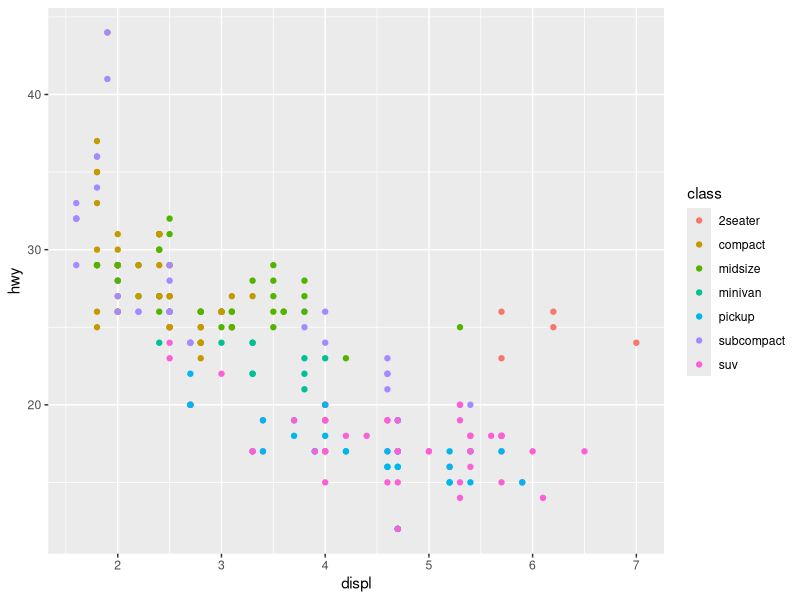
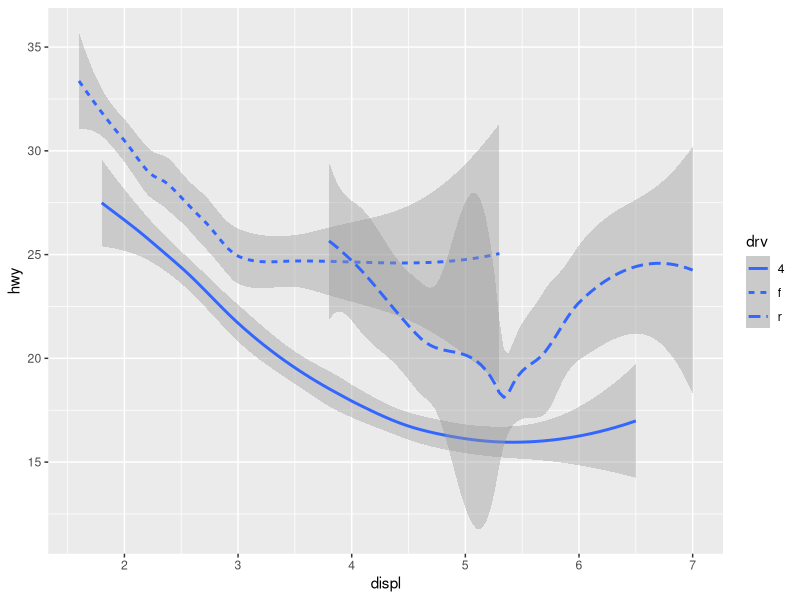
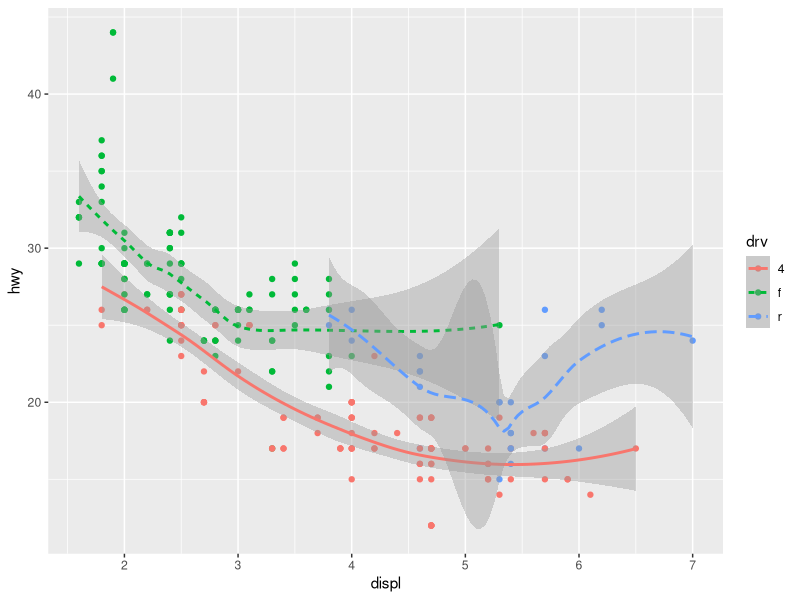
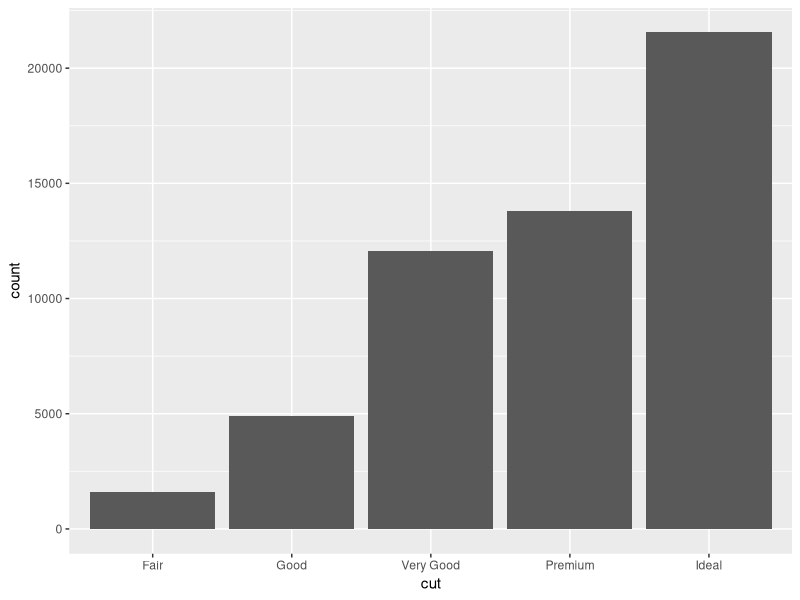
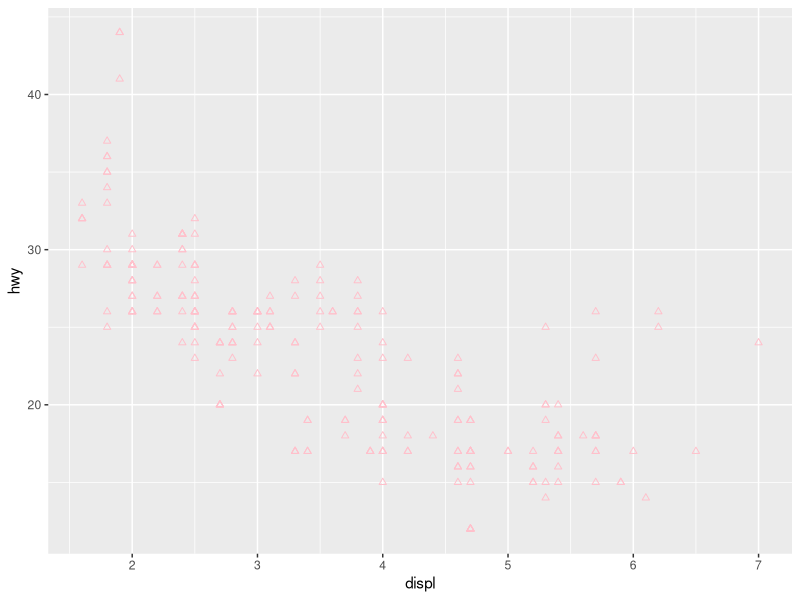
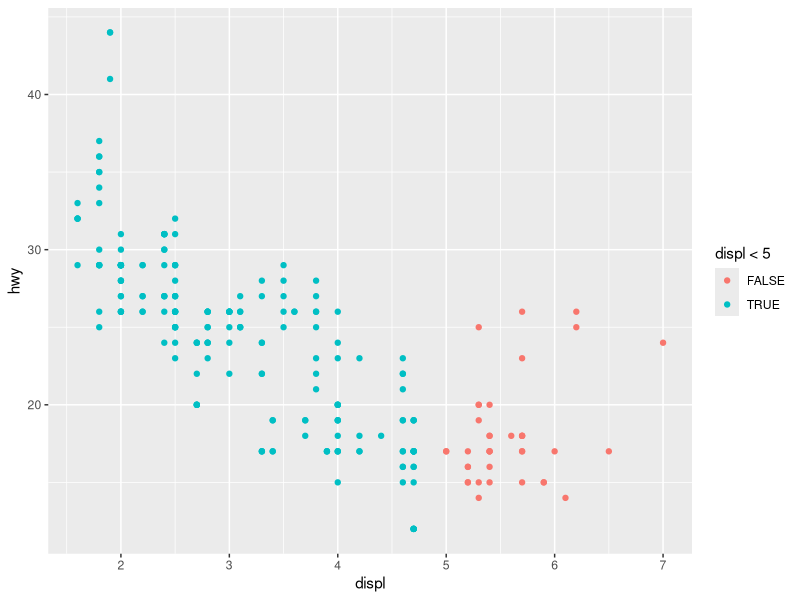
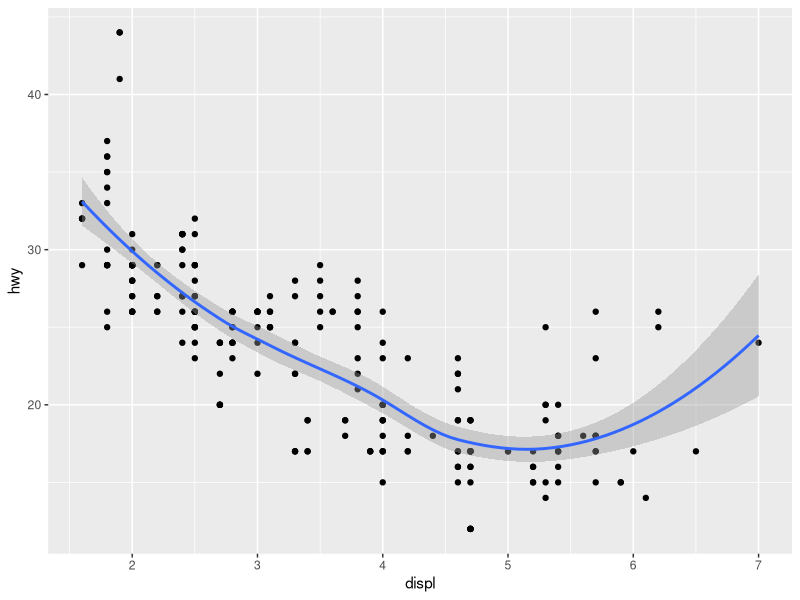
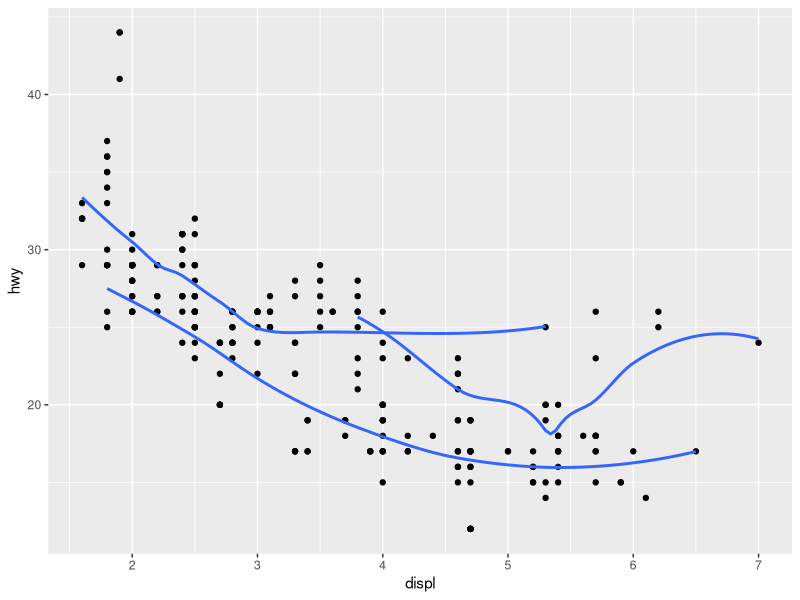

Write the R code that produced these figures, in order.
library(tidyverse)


mpg
glimpse(mpg)
?mpg


mpg |>
  ggplot(aes(x = displ, y = hwy, color = class)) +
  geom_point()


ggplot(mpg, aes(x = displ, y = hwy, linetype = drv)) +
  geom_smooth()


mpg |>
  ggplot(aes(x = displ, y = hwy, color = drv)) +
  geom_point() +
  geom_smooth(aes(linetype = drv))


ggplot(diamonds, aes(x = cut)) +
  geom_bar()



# Exercises
mpg |>
  ggplot(aes(x = displ, y = hwy)) +
  geom_point(color = "pink", fill = "pink", shape = 2)

mpg |>
  ggplot(aes(x = displ, y = hwy, color = displ < 5)) +
  geom_point()


mpg |>
  ggplot(aes(x = displ, y = hwy)) +
  geom_point() +
  geom_smooth()

mpg |>
  ggplot(aes(x = displ, y = hwy)) +
  geom_point() +
  geom_smooth(aes(lineweight = drv), se = FALSE)

mpg |>
  ggplot(aes(x = displ, y = hwy, color = drv)) +
  geom_point() +
  geom_smooth(se = FALSE)

mpg |>
  ggplot(aes(x = displ, y = hwy)) +
  geom_point(aes(color = drv)) +
  geom_smooth(se = FALSE)

mpg |>
  ggplot(aes(x = displ, y = hwy)) +
  geom_point(aes(color = drv)) +
  geom_smooth(aes(linetype = drv), se = FALSE)

mpg |>
  ggplot(aes(x = displ, y = hwy)) +
  geom_point(size = 5, color = "white") +
  geom_point(aes(color = drv), size = 3)

mpg |>
  ggplot(aes(x = displ, y = hwy, color = class)) +
  geom_point() +
  facet_wrap(~cty)

ggplot(mpg) +
  geom_point(aes(x = drv, y = cyl))

ggplot(mpg) +
  geom_point(aes(x = displ, y = hwy)) +
  facet_grid(drv ~ .)

ggplot(mpg) +
  geom_point(aes(x = displ, y = hwy)) +
  facet_grid(. ~ cyl)

ggplot(mpg) +
  geom_point(aes(x = displ, y = hwy)) +
  facet_wrap(~cyl, nrow = 2)

ggplot(mpg, aes(x = displ)) +
  geom_histogram() +
  facet_grid(drv ~ .)

ggplot(mpg, aes(x = displ)) +
  geom_histogram() +
  facet_grid(. ~ drv)

ggplot(mpg) +
  geom_point(aes(x = displ, y = hwy)) +
  facet_wrap(drv ~ .)

ggplot(mpg) +
  geom_point(aes(x = displ, y = hwy)) +
  facet_grid(drv ~ .)
